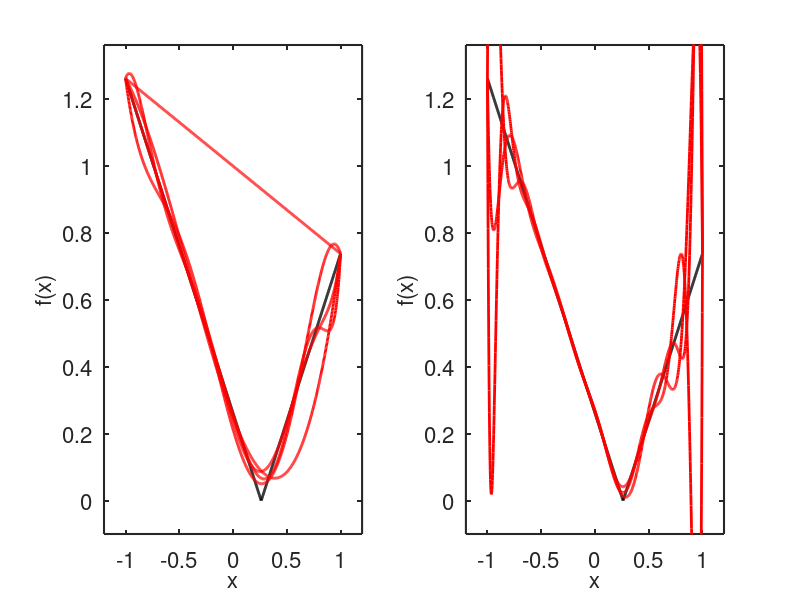
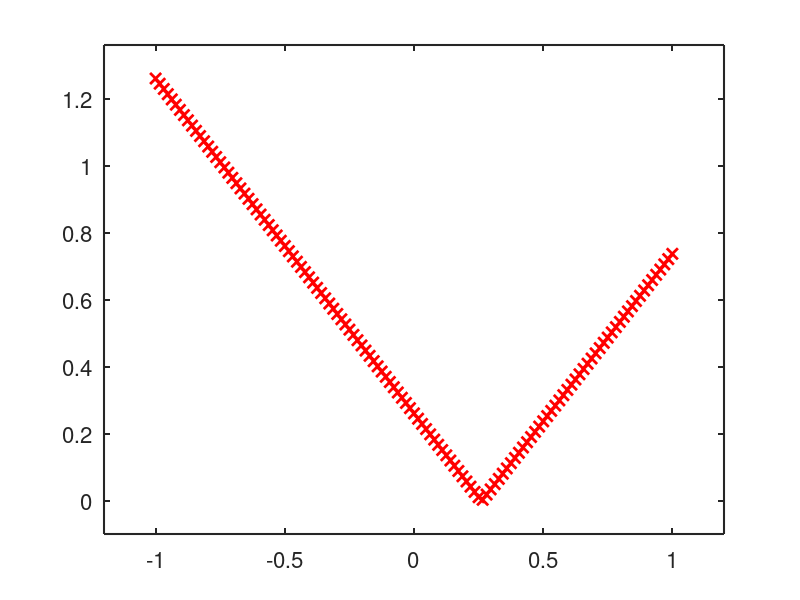
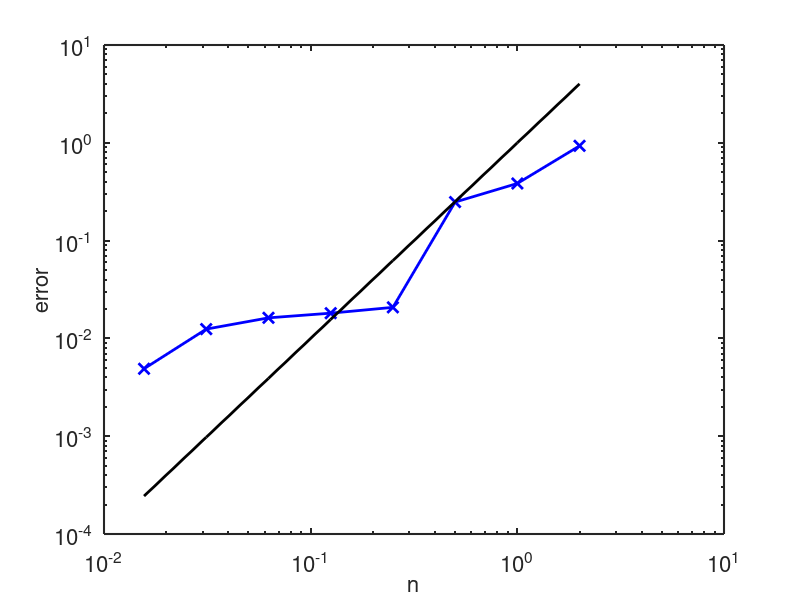

These figures' MATLAB source, in order: (Note: this script raises an error after producing the figures.)
clc
clear all
close all

% Setting the function and its visualization
a = -1;
b = 1;
f = @(x) abs(x - pi/12); 

xx = linspace(a, b, 1000);
fxx = f(xx);

figure
subplot(1,2,1)
hold on, box on
plot(xx, fxx, 'k-', 'LineWidth',2)
set(gca,'FontSize',16)
set(gca,'LineWidth',1.5)
xlabel('x','FontSize',16)
ylabel('f(x)','FontSize',16)

% a) The interpolating polynomials Π n f (x ) using equally
% spaced nodes show the same Runge’s phenomenon

for k = [2:2:10]
  x = linspace(a, b, k);
  fx = f(x);
  coef = polyfit(x, fx, k-1);
  yy = polyval(coef, xx);
  plot(xx, yy, 'r-', 'LineWidth',2)
  axis([a-0.2 b+0.2 -0.1+min(f(xx)) 0.1+max(f(xx))])
  pause
end

subplot(1,2,2)
hold on, box on
plot(xx, fxx, 'k-', 'LineWidth',2)
set(gca,'FontSize',16)
set(gca,'LineWidth',1.5)
xlabel('x','FontSize',16)
ylabel('f(x)','FontSize',16)

for k = [12:2:16]
  x = linspace(a, b, k);
  fx = f(x);
  coef = polyfit(x, fx, k-1);    
  yy = polyval(coef, xx);
  plot(xx, yy, 'r-', 'LineWidth',2)
  axis([a-0.2 b+0.2 -0.1+min(f(xx)) 0.1+max(f(xx))])
  pause
end

% The interpolation polynomials approach the function in the middle of the 
% interval, but close to the boundaries increasing oscillations appears.

% b) Computation of the piecewise linear interpolation (interp1 command)
% and calculation of the convergence order ( f(x) is not C2(I) function!!)

clear all
a = -1;
b = 1;
f = @(x) abs(x - pi/12); 
x_plot = linspace(a, b, 101);

n_vect = [1 2 4 8 16 32 64 128];

figure
for (i = 1:numel(n_vect))
  n = n_vect(i)
  
  x = linspace(a, b, n+1);
  y = f(x);

  y_plot = interp1(x, y, x_plot);
  plot(x_plot, f(x_plot), 'k-', x_plot, y_plot, 'r-', x, y, 'rx', 'LineWidth', 2, 'MarkerSize', 8)
  axis([a-0.2 b+0.2 -0.1+min(f(x_plot)) 0.1+max(f(x_plot))])
  set(gca,'FontSize', 16)
  set(gca,'LineWidth', 1.5)
  
  %error(i) = max(abs(f(x_plot) - y_plot));
  error(i) = norm((f(x_plot) - y_plot),'inf');
  pause
end

% detetmination of the element width
H = (b-a)./n_vect;

figure
loglog(H, error, 'bx-', 'LineWidth', 2, 'MarkerSize', 8)
hold on, box on
loglog(H, H.^2, 'k-', 'LineWidth', 2)
%axis([0.7 600 1e-4 3])
set(gca,'FontSize',16)
set(gca,'LineWidth',1.5)
xlabel('n','FontSize',16)
ylabel('error','FontSize',16)
legend('error', 'O(h^2)', 'Location', 'ne');

% A second order convergence cannot be expected, since the function is not smooth enough.
% Calculation of the error
order = (log(error(1:end-1) ./ error(2:end))/log(2))'
% or using the diff command build in in matlab
p = -diff(log(error)) / log(2)

% c) Interpolate the function using a piecewise cubic spline (spline
% command) with n = 1, 2, 4, 8, 16, 32 elements.

figure
for (i = 1:numel(n_vect))
  n = n_vect(i)
  
  x = linspace(a, b, n+1);
  y = f(x);

  y_plot = spline(x, y, x_plot);
  plot(x_plot, f(x_plot), 'k-', x_plot, y_plot, 'r-', x, y, 'rx', 'LineWidth', 2, 'MarkerSize', 8)
  axis([a-0.2 b+0.2 -0.1+min(f(x_plot)) 0.1+max(f(x_plot))])
  set(gca,'FontSize', 16)
  set(gca,'LineWidth', 1.5)
  
  pause
end

% d) Interpolation of the points generated with the above function with nodes n = 10
% and using the least square approach with varying the degree of the interpolant.

close all

a = -1;
b = 1;
f = @(x) abs(x - pi/12); 
x_plot = linspace(a, b, 101);
x_nodes = linspace(a, b, 10);
y_nodes = f(x_nodes);

plot(x_nodes, y_nodes, 'rO');
hold on;

for ii = 2:1:15
    v = polyfit(x_nodes, y_nodes, ii);
    y_plot = polyval(v, x_plot);
    plot(x_plot, y_plot)
    pause
end
